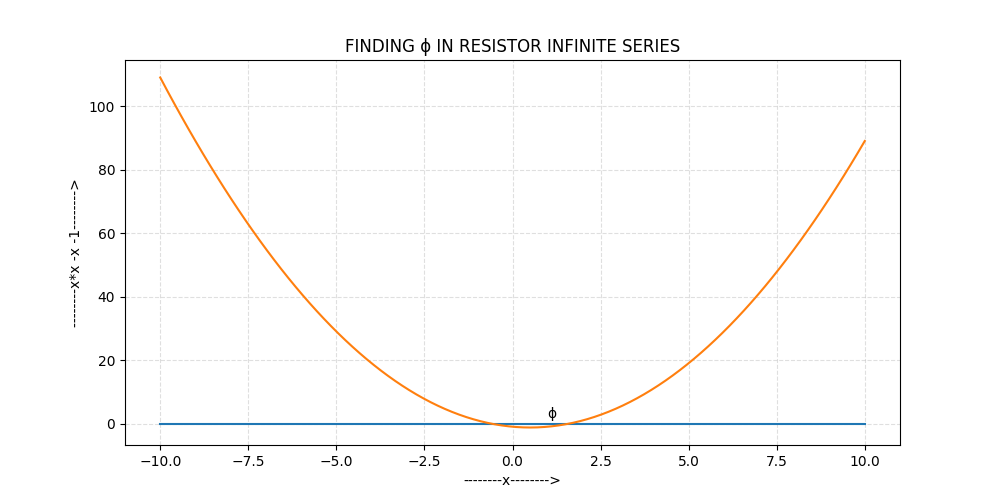

Reproduce this figure in Python.
import numpy as np
import matplotlib.pyplot as plt

#defining x and y
x= np.linspace(-10, 10, 100)
y= x*x -x -1

#assigning the plotsize
fig = plt.figure(figsize = (10, 5))

#plot parameters
plt.plot(x,x*0,linestyle ='-')
plt.plot(x,y)
plt.annotate('ɸ',(1,1.6180355))
plt.grid(alpha = .4,linestyle ='--')
plt.xlabel('--------x-------->')
plt.ylabel('--------x*x -x -1-------->')
plt.title('FINDING ɸ IN RESISTOR INFINITE SERIES')
plt.show()
